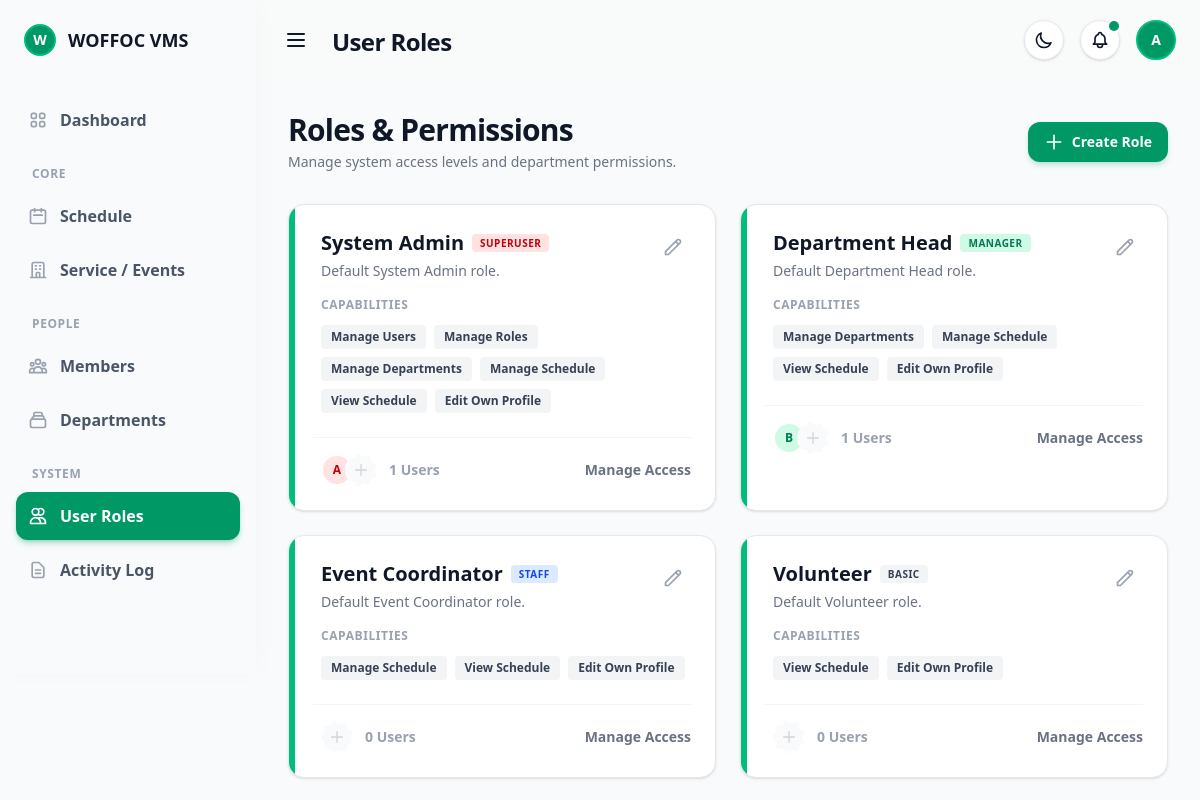
/admin-user-roles/ (signed in), run on the app's committed database.
### schedule_app/models.py (models this page shows, shortened)
class Role(models.Model):
    name = models.CharField(max_length=100)
    description = models.TextField(blank=True)
    badge = models.CharField(max_length=50) # e.g. "Superuser", "Staff"
    theme = models.CharField(max_length=50) # e.g. "red", "amber", "blue"
    capabilities = models.ManyToManyField(Capability, blank=True, related_name='roles')

class Capability(models.Model):
    name = models.CharField(max_length=100)
    description = models.CharField(max_length=255)
    class Meta:
        verbose_name_plural = "Capabilities"

class VolunteerProfile(models.Model):
    user = models.OneToOneField(User, on_delete=models.CASCADE, related_name='volunteer_profile')
    phone_number = models.CharField(max_length=20, blank=True)
    ministries = models.ManyToManyField(Ministry, blank=True, related_name='volunteers')
    role = models.ForeignKey(Role, on_delete=models.SET_NULL, null=True, blank=True, related_name='volunteers')
    bio = models.TextField(blank=True, default="No bio provided.")
    country = models.CharField(max_length=100, blank=True)
    city_state = models.CharField(max_length=100, blank=True)
    postal_code = models.CharField(max_length=20, blank=True)

### schedule_app/views.py (the view)
# urls.py: path('admin-user-roles/', views.admin_user_roles_view, name='admin_user_roles'),
def admin_user_roles_view(request):
    if not request.user.is_authenticated or not (request.user.is_staff or request.user.is_superuser):
        return redirect('login')
    roles = Role.objects.prefetch_related('capabilities', 'volunteers__user').all()
    all_capabilities = Capability.objects.all()
    return render(request, 'admin/admin-user-roles.html', {
        'roles': roles,
        'all_capabilities': all_capabilities
    })

### schedule_app/context_processors.py (called while the page is built)
def upcoming_events_count(request):
    try:
        count = Event.objects.filter(date__gte=date.today()).count()
    except Exception:
        count = 0
    return {'upcoming_events_count': count}

### schedule_app/templates/admin/admin-user-roles.html (shortened to what this page needs)
{% extends 'layout/base.html' %}
{% block content %}
<div class="flex h-screen overflow-hidden bg-gray-50 dark:bg-gray-950 transition-colors duration-300">
    {% include 'layout/admin-sidebar.html' %}
    <div class="flex-1 flex flex-col w-full h-screen overflow-y-auto">
        {% include 'layout/topbar.html' with page_title="User Roles" %}
        <main x-data="{ manageModalOpen: false, selectedRole: '', selectedRoleId: null, roleTheme: '', roleUsers: [], editModalOpen: false, editRoleId: null, editRoleName: '', editRoleDesc: '', editRoleTheme: '', editRoleCapabilities: [] }" class="flex-1 p-4 sm:p-6 lg:p-8 flex flex-col min-h-0 relative">
            <div class="flex flex-col sm:flex-row sm:items-center justify-between gap-4 mb-8 shrink-0">
                <div>
                    <h2 class="text-2xl sm:text-3xl font-black text-gray-900 dark:text-white tracking-tight">Roles & Permissions</h2>
                    <p class="text-gray-500 dark:text-gray-400 mt-1 text-sm font-medium">Manage system access levels and department permissions.</p>
                </div>
                <div class="flex items-center gap-2 sm:gap-3">
                    <button class="bg-emerald-600 hover:bg-emerald-700 text-white px-4 py-2.5 rounded-xl text-sm font-bold shadow-md shadow-emerald-600/20 transition-all active:scale-95 flex items-center gap-2">
                        <svg class="w-5 h-5" fill="none" stroke="currentColor" viewBox="0 0 24 24"><path stroke-linecap="round" stroke-linejoin="round" stroke-width="2" d="M12 4v16m8-8H4"></path></svg>
                        Create Role
                    </button>
                </div>
            </div>
            <div class="grid grid-cols-1 lg:grid-cols-2 gap-6 pb-10">
                {% for role in roles %}
                <div class="bg-white dark:bg-gray-900 border border-gray-200 dark:border-gray-800 rounded-2xl p-6 shadow-sm hover:shadow-md transition-shadow relative overflow-hidden group">
                    <div class="absolute top-0 left-0 w-1.5 h-full bg-emerald-500"></div>
                    <div class="flex justify-between items-start mb-4 pl-2">
                        <div>
                            <h3 class="text-xl font-black text-gray-900 dark:text-white flex items-center gap-2">
                                {{ role.name }}
                                <span class="bg-{{ role.theme }}-100 text-{{ role.theme }}-700 dark:bg-{{ role.theme }}-900/30 dark:text-{{ role.theme }}-400 text-[10px] font-black px-2 py-0.5 rounded uppercase tracking-wider">{{ role.badge }}</span>
                            </h3>
                            <p class="text-gray-500 dark:text-gray-400 text-sm mt-1">{{ role.description }}</p>
                        </div>
                        <button @click="
                            editRoleId = {{ role.id }};
                            editRoleName = '{{ role.name|escapejs }}';
                            editRoleDesc = '{{ role.description|escapejs }}';
                            editRoleTheme = '{{ role.theme }}';
                            editRoleCapabilities = [{% for cap in role.capabilities.all %}{{ cap.id }}{% if not forloop.last %}, {% endif %}{% endfor %}];
                            editModalOpen = true;
                        " class="p-2 text-gray-400 hover:text-{{ role.theme }}-600 transition-colors">
                            <svg class="w-5 h-5" fill="none" stroke="currentColor" viewBox="0 0 24 24"><path stroke-linecap="round" stroke-linejoin="round" stroke-width="2" d="M15.232 5.232l3.536 3.536m-2.036-5.036a2.5 2.5 0 113.536 3.536L6.5 21.036H3v-3.572L16.732 3.732z"></path></svg>
                        </button>
                    </div>
                    <div class="pl-2 mb-6">
                        <h4 class="text-xs font-bold text-gray-400 uppercase tracking-wider mb-3">Capabilities</h4>
                        <div class="flex flex-wrap gap-2">
                            {% for cap in role.capabilities.all %}
                            <span class="px-2.5 py-1 rounded bg-gray-100 dark:bg-gray-800 text-gray-700 dark:text-gray-300 text-xs font-bold">{{ cap.name }}</span>
                            {% empty %}
                            <span class="text-xs text-gray-500 italic">No capabilities assigned</span>
                            {% endfor %}
                        </div>
                    </div>
                    <div class="pl-2 pt-4 border-t border-gray-100 dark:border-gray-800 flex justify-between items-center">
                        <div class="flex items-center gap-3">
                            <div class="flex -space-x-2">
                                {% for volunteer in role.volunteers.all|slice:":5" %}
                                <div class="w-8 h-8 rounded-full bg-{{ role.theme }}-100 border-2 border-white dark:border-gray-900 flex items-center justify-center text-{{ role.theme }}-700 text-xs font-bold" title="{{ volunteer.user.get_full_name|default:volunteer.user.username }}">
                                    {{ volunteer.user.first_name|first|default:volunteer.user.username|first|upper }}
                                </div>
                                {% endfor %}
                                <div class="w-8 h-8 rounded-full bg-gray-50 border-2 border-white dark:border-gray-900 border-dashed flex items-center justify-center text-gray-300 dark:text-gray-600" title="Add User">
                                    <svg class="w-4 h-4" fill="none" stroke="currentColor" viewBox="0 0 24 24"><path stroke-linecap="round" stroke-linejoin="round" stroke-width="2" d="M12 4v16m8-8H4"></path></svg>
                                </div>
                            </div>
                            <span class="text-sm font-bold text-gray-400 dark:text-gray-500">{{ role.volunteers.count }} Users</span>
                        </div>
                        <button @click="
                            selectedRole = '{{ role.name|escapejs }}';
                            selectedRoleId = {{ role.id }};
                            roleTheme = '{{ role.theme }}';
                            roleUsers = [
                                {% for v in role.volunteers.all %}
                                    { id: {{ v.id }}, name: '{{ v.user.get_full_name|default:v.user.username|escapejs }}', email: '{{ v.user.email|escapejs }}' }{% if not forloop.last %},{% endif %}
                                {% endfor %}
                            ];
                            manageModalOpen = true;
                        " class="text-sm font-bold text-gray-500 hover:text-{{ role.theme }}-600 transition-colors">Manage Access</button>
                    </div>
                </div>
                {% endfor %}
            </div>
        </main>
    </div>
</div>
{% endblock %}

### schedule_app/templates/layout/topbar.html (shortened to what this page needs)
<header class="h-20 bg-gray-50/80 dark:bg-gray-950/80 backdrop-blur-md flex items-center justify-between px-6 sticky top-0 z-40 transition-colors duration-300">
    <div class="flex items-center">
        <button @click="window.innerWidth >= 1024 ? sidebarCollapsed = !sidebarCollapsed : sidebarOpen = !sidebarOpen" class="p-1 text-gray-900 dark:text-gray-100 hover:text-emerald-600 dark:hover:text-emerald-500 transition-colors">
            <svg class="w-6 h-6" fill="none" stroke="currentColor" viewBox="0 0 24 24"><path stroke-linecap="round" stroke-linejoin="round" stroke-width="2" d="M4 6h16M4 12h16M4 18h16"></path></svg>
        </button>
        <h1 style="margin-left: 1.25rem;" class="text-2xl font-black text-gray-900 dark:text-white tracking-tight transition-colors duration-300 leading-none pt-1">{{ page_title|default:"Dashboard" }}</h1>
    </div>
    <div class="flex items-center gap-4">
        <button @click="toggleDarkMode()" class="w-10 h-10 rounded-full bg-white dark:bg-gray-800 flex items-center justify-center text-gray-900 dark:text-emerald-400 shadow-sm hover:shadow-md transition-all active:scale-95 border border-gray-200 dark:border-gray-700">
            <svg x-show="!darkMode" class="w-5 h-5" fill="none" stroke="currentColor" viewBox="0 0 24 24"><path stroke-linecap="round" stroke-linejoin="round" stroke-width="2" d="M20.354 15.354A9 9 0 018.646 3.646 9.003 9.003 0 0012 21a9.003 9.003 0 008.354-5.646z"></path></svg>
        </button>
        <a href="#" class="w-10 h-10 rounded-full bg-white dark:bg-gray-800 flex items-center justify-center text-gray-900 dark:text-gray-100 shadow-sm hover:shadow-md transition-all active:scale-95 border border-gray-200 dark:border-gray-700 relative">
            <span class="absolute top-0 right-0 block h-2.5 w-2.5 rounded-full bg-emerald-600 ring-2 ring-white dark:ring-gray-950"></span>
        </a>
        <div x-data="{ profileOpen: false }" class="relative">
            <button @click="profileOpen = !profileOpen" @click.away="profileOpen = false" class="w-10 h-10 rounded-full border-2 border-emerald-500 bg-emerald-600 flex items-center justify-center cursor-pointer hover:scale-105 transition-transform">
                <span class="text-white font-bold text-sm">{{ request.user.username|make_list|first|default:'U'|upper }}</span>
            </button>
        </div>
    </div>
</header>

### data on the page
Role: name "System Admin", badge "SUPERUSER", description "Default System Admin role.", volunteers.count "1"
Capability: name "Manage Users"
Capability: name "Manage Roles"
Capability: name "Manage Departments"
Capability: name "Manage Schedule"
Capability: name "View Schedule"
Capability: name "Edit Own Profile"
VolunteerProfile: user.first_name|first "A"
Role: name "Department Head", badge "MANAGER", description "Default Department Head role.", volunteers.count "1"
VolunteerProfile: user.first_name|first "B"
Role: name "Event Coordinator", badge "STAFF", description "Default Event Coordinator role.", volunteers.count "0"
Role: name "Volunteer", badge "BASIC", description "Default Volunteer role.", volunteers.count "0"

### other printed values
{{ page_title|default:"Dashboard" }} "User Roles"
{{ request.user.username|make_list|first|default:'U'|upper }} "A"
